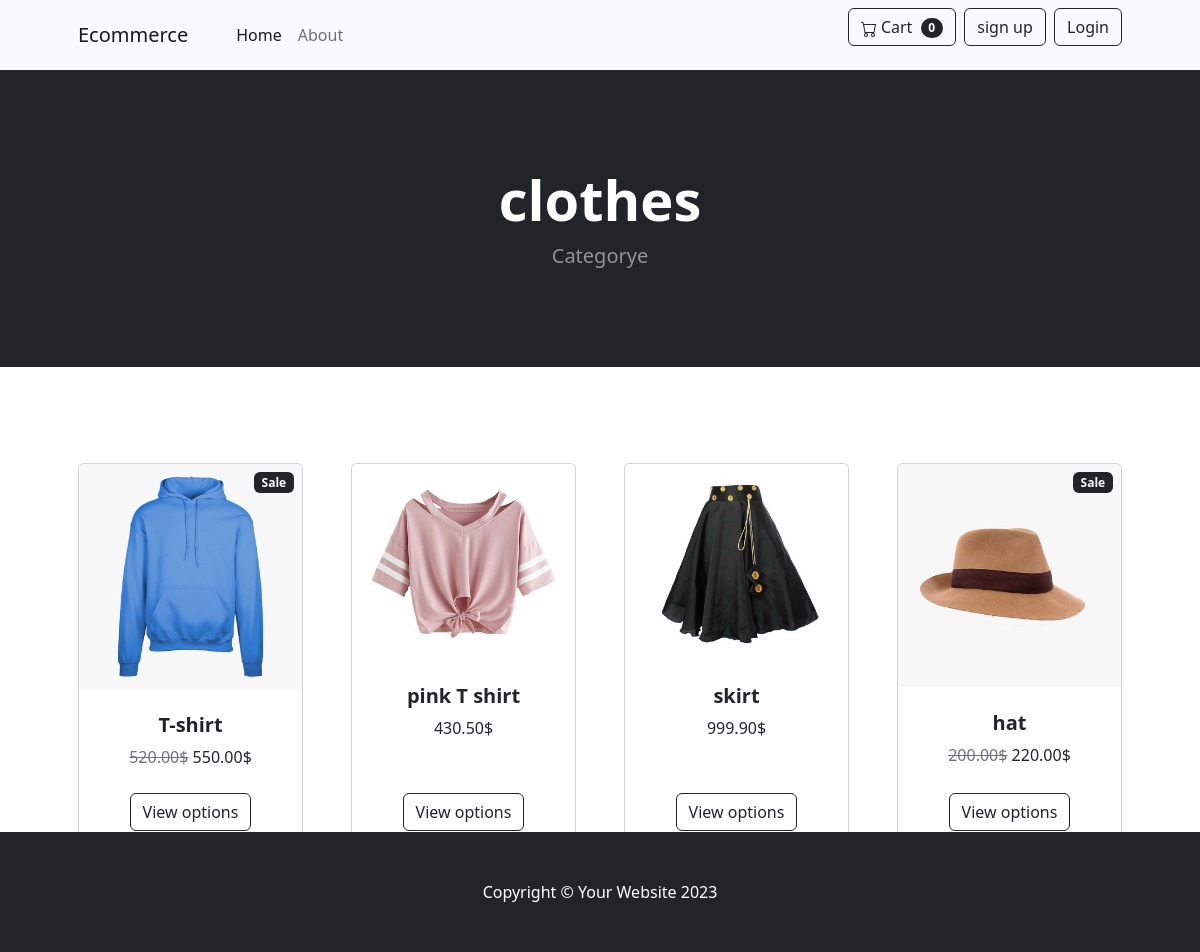
Screenshot of /category/clothes/ with the database file from the repository.
### store/models.py (models this page shows, shortened)
class Category(models.Model):
    name = models.CharField(max_length=50)
    slug = models.SlugField(null = False)

class Product(models.Model):
    name = models.CharField(max_length=50)
    price = models.DecimalField(default=0, decimal_places=2, max_digits=6)
    category = models.ForeignKey(Category, on_delete=models.CASCADE,related_name='product')
    description = models.TextField()
    image = models.ImageField(upload_to="products")
    is_sale = models.BooleanField(default=False)
    sale_price = models.DecimalField(default=0, decimal_places=2, max_digits=6)

### store/views.py (the view)
# urls.py: path('category/<slug:slug>/',views.category ,name='category'),
def category(request,slug):
    specified_category = Category.objects.get(slug=slug)
    related_products = Product.objects.filter(category=specified_category)
    return render(request, 'categorise.html',{'related_products':related_products,'specified_category':specified_category})

### templates/categorise.html
{% extends 'base.html' %}
            {% block content %}
        <header class="bg-dark py-5">
            <div class="container px-4 px-lg-5 my-5">
                <div class="text-center text-white">
                    <h1 class="display-4 fw-bolder"> {{specified_category.name}} </h1>
                    <p class="lead fw-normal text-white-50 mb-0">Categorye</p>
                </div>
            </div>
        </header>
        <section class="py-5">
            <div class="container px-4 px-lg-5 mt-5">
                <div class="row gx-4 gx-lg-5 row-cols-2 row-cols-md-3 row-cols-xl-4 justify-content-center">
                    {% if related_products %}
                    {% for item in related_products  %}
                                <div class="col mb-5">
                                    <div class="card h-100">
                                        <img src="{{item.image.url}}" class="card-img-top" alt="..." />
                                        <div class="card-body p-4">
                                            <div class="text-center">
                                                <h5 class="fw-bolder">{{item.name}}</h5>
                                                {% if item.is_sale %}
                                                <div class="badge bg-dark text-white position-absolute" style="top: 0.5rem; right: 0.5rem">Sale</div>
                                                <span class="text-muted text-decoration-line-through">{{item.sale_price}}$</span>
                                                {{item.price}}$
                                            {% else %} {{item.price}}$ {% endif %}
                                        </div>
                                        </div>
                                        <div class="card-footer p-4 pt-0 border-top-0 bg-transparent">
                                            <div class="text-center"><a class="btn btn-outline-dark mt-auto" href="{% url  'store:review' item.pk %}">View options</a></div>
                                        </div>
                                    </div>
                                </div>
                    {% endfor %}
                    {% else %}
                    <p> <strong> ops there's not items here yet 😭 </strong></p>
                    {% endif %}
                </div>
            </div>
        </section>
        {% endblock content %}

### rows the page displays
Category: name "clothes"
Product: image (picture), name "T-shirt", sale_price "520.00", price "550.00"
Product: image (picture), name "pink T shirt", price "430.50"
Product: image (picture), name "skirt", price "999.90"
Product: image (picture), name "hat", sale_price "200.00", price "220.00"
